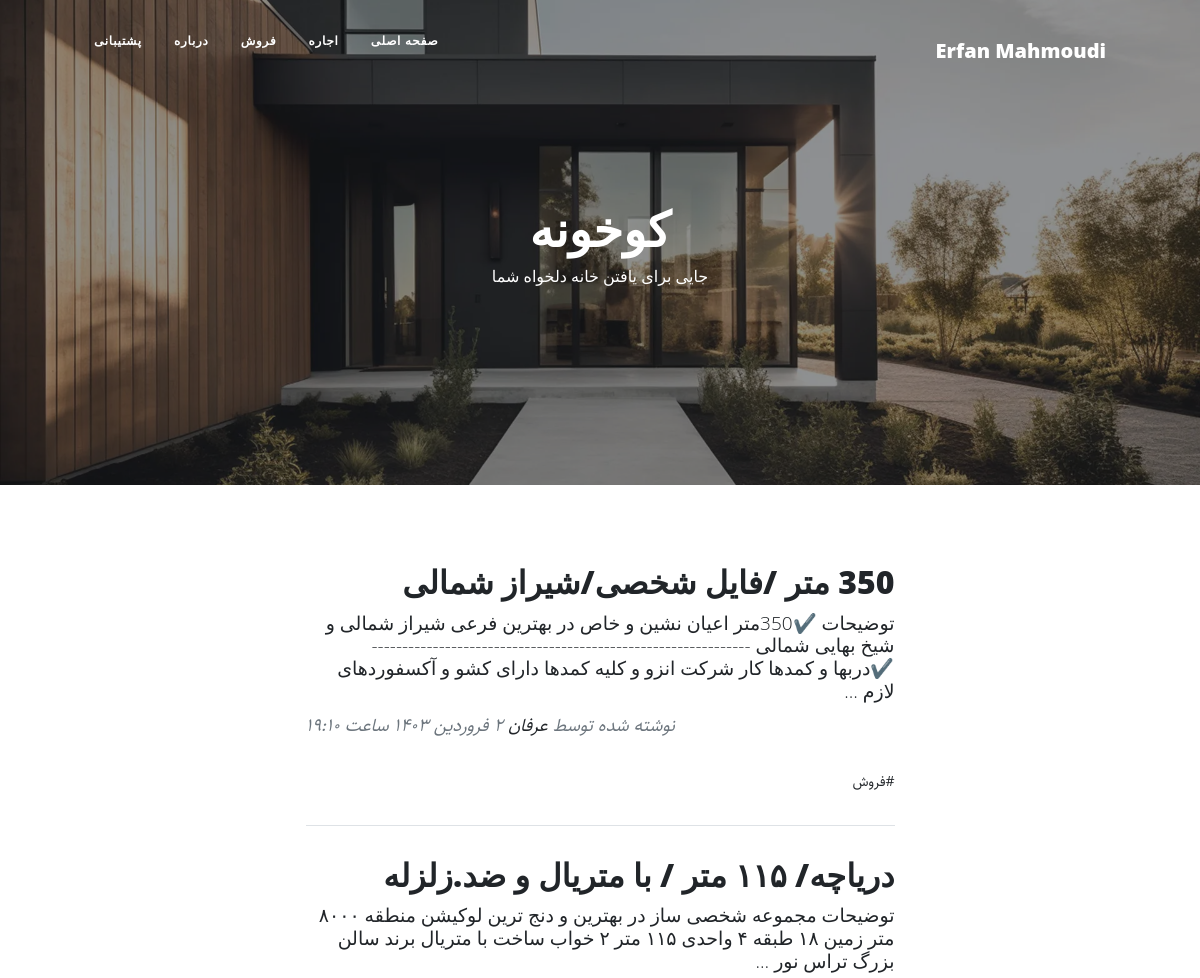
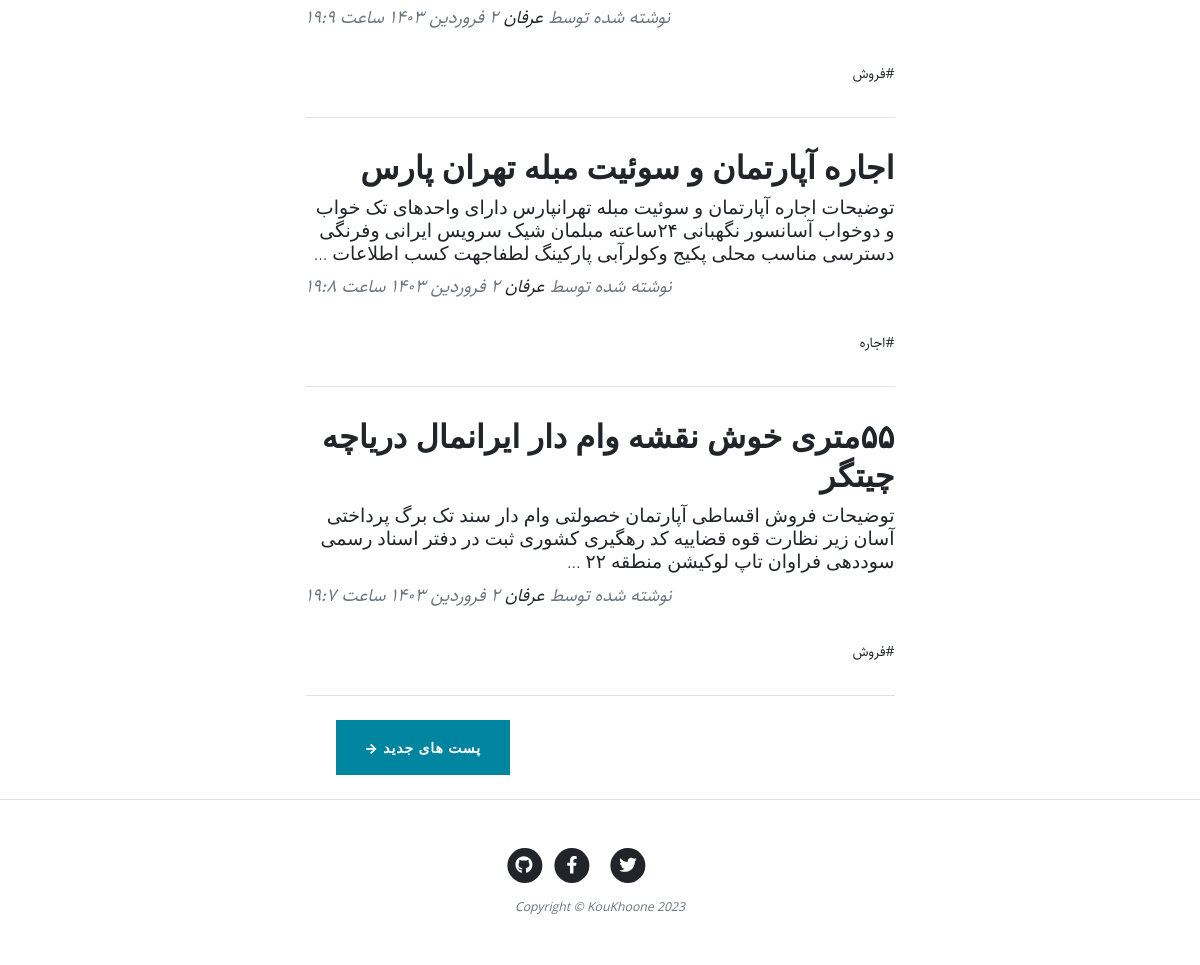
Page /page/3 on the committed database (2 pictures, top to bottom).
### blog/models.py (models this page shows, shortened)
class category(models.Model):
    parent = models.ForeignKey('self', default = None, null = True, blank = True, on_delete = models.SET_NULL, related_name = 'children', verbose_name = "زیردسته")
    title = models.CharField(max_length= 200, verbose_name = "عنوان دسته‌بندی")
    slug = models.SlugField (max_length = 100, unique=True, verbose_name = "آدرس دسته‌بندی")
    status = models.BooleanField(default = True, verbose_name = "آیا نمایش داده شود؟")
    position = models.IntegerField(verbose_name = "پوزیشن")
    class Meta(object):
        verbose_name = "دسته‌بندی"
        verbose_name_plural = "دسته‌بندی ها"
        ordering = ['parent__id','position']
    objects = CategoryManager()

class Article(models.Model):
    STATUS_CHOICES = (
    ('d', 'پیش نویس'),
    ('p', 'منتشر شده'),
    )
    title = models.CharField(max_length= 200, verbose_name = "عنوان مقاله")
    slug = models.SlugField (max_length = 100, unique=True, verbose_name = "آدرس مقاله")
    author = models.ForeignKey(User, on_delete = models.CASCADE)
    category = models.ManyToManyField(category, verbose_name = "دسته‌بندی", related_name = "articles")
    description = models.TextField (verbose_name = "محتوا")
    thumbnail = models.ImageField (upload_to="images", verbose_name = " تصویر")
    publish = models.DateTimeField (default = timezone.now, verbose_name = "زمان انتشار")
    created = models.DateTimeField (auto_now_add = True, verbose_name = "زمان ساخت")
    updated = models.DateTimeField (auto_now = True)
    status = models.CharField (max_length = 1, choices = STATUS_CHOICES, verbose_name = "وضعیت")
    class Meta(object):
        verbose_name = "مقاله"
        verbose_name_plural = "مقاله ها"
    def jpublish(self):
        return jalali_convertor(self.publish)
    jpublish.short_description = "زمان انتشار"
    def category_published(self):
        return self.category.filter(status = True)
    objects = ArticleManager()

### blog/views.py (the view)
class ArticleList(ListView):
    template_name = "blog/home.html"
    queryset = Article.objects.filter(status="p").order_by('-publish')
    paginate_by = 4

### blog/models.py (called while the page is built)
    def active (self):
        return self.filter(status = True)

### blog/templatetags/base_tags.py (called while the page is built)
@register.simple_tag
def name():
    return "Erfan Mahmoudi"

@register.inclusion_tag("blog/partials/category_navbar.html")
def category_navbar():
    return {
            "category" : category.objects.filter(status=True)
    }

### extentions/jalali.py (called while the page is built)
    def persian_tuple(self):
        return self.persian_year, self.persian_month, self.persian_day

### extentions/utils.py (called while the page is built)
def persian_numbers_convertor(mystr):
    numbers = {
    "0" : "۰",
    "1" : "۱",
    "2" : "۲",
    "3" : "۳",
    "4" : "۴",
    "5" : "۵",
    "6" : "۶",
    "7" : "۷",
    "8" : "۸",
    "9" : "۹",
    }
    for e,p in numbers.items():
        mystr = mystr.replace(e, p)
    return mystr

def jalali_convertor(time):
    time = timezone.localtime(time)
    jmonths = ["فروردین","اردیبهشت","خرداد","تیر","مرداد","شهریور","مهر","آبان","آذر","دی","بهمن","اسفند"]
    time_to_str = "{},{},{}".format(time.year, time.month, time.day)
    time_to_tuple = jalali.Gregorian(time_to_str).persian_tuple()
    time_to_list = list (time_to_tuple)
    for index, month in enumerate(jmonths):
        if time_to_list[1] == index + 1:
            time_to_list[1] = month
            break
    output = "{} {} {} ساعت {}:{}".format(
    time_to_list[2],
    time_to_list[1],
    time_to_list[0],
    time.hour,
    time.minute,
    )
    return persian_numbers_convertor(output)

### blog/templates/blog/home.html (shortened to what this page needs)
{%extends 'blog/base.html'%}
{% load static %}
{% block main %}
<header class="masthead" style="background-image: url('{% static "blog/assets/img/Jewkes-Design_Black-Modern-House.jpg" %}')">
    <div class="container position-relative px-4 px-lg-5">
        <div class="row gx-4 gx-lg-5 justify-content-center">
            <div class="col-md-10 col-lg-8 col-xl-7">
                <div class="site-heading">
                    <h1>کوخونه</h1>
                    <span class="subheading">جایی برای یافتن خانه دلخواه شما</span>
                </div>
            </div>
        </div>
    </div>
</header>
<div class="container px-4 px-lg-5">
    <div class="row gx-4 gx-lg-5 justify-content-center">
        <div class="col-md-10 col-lg-8 col-xl-7">
            {% for article in object_list %}
            <div class="post-preview">
                <a href="{% url 'blog:detail' article.slug %}">
                    <h2 class="post-title">{{article.title}}</h2>
                    <h3 class="post-subtitle">{{article.description|truncatewords:30}}</h3>
                </a>
                <p class="post-meta">
                    نوشته شده توسط
                    <a href="#!">عرفان</a>
                    {{article.jpublish}}
                    <div class="">
                      {% for cat in article.category_published.all %}
                      <a href="{% url 'blog:category' cat.slug %}">#{{cat.title}}</a>
                      {% endfor %}
                    </div>
                </p>
            </div>
            <hr class="my-4" />
            {% endfor %}
            {% if is_paginated %}
              <div class="pager_button d-flex justify-content-end mb-4">
                {% if page_obj.has_previous %}
                  <a class="btn btn-primary margin_left_for_button" href="{% url 'blog:home' page_obj.previous_page_number %}">پست های جدید &rarr;</a>
                {% endif %}
              </div>
            {% endif %}
        </div>
    </div>
</div>
{% endblock %}

### blog/templates/blog/partials/category_navbar.html (shortened to what this page needs)
<div class="collapse navbar-collapse nav" id="navbarResponsive">
    <ul class="navbar-nav ms-auto py-4 py-lg-0">
        <li class="nav-item">
          <a class="nav-link px-lg-3 py-3 py-lg-4" href="{% url 'blog:home' %}">صفحه اصلی</a>
        </li>
        {% for cat in category %}
          {% if cat.parent == None %}
            <li class="nav-item">
              <a class="nav-link px-lg-3 py-3 py-lg-4" href="{% url 'blog:category' cat.slug %}">{{cat.title}}</a>
            </li>
          {% endif %}
        {% endfor %}
        <li class="nav-item"><a class="nav-link px-lg-3 py-3 py-lg-4" href="{% url 'blog:about' %}">درباره</a></li>
        <li class="nav-item"><a class="nav-link px-lg-3 py-3 py-lg-4" href="{% url 'blog:contact' %}">پشتیبانی</a></li>
    </ul>
</div>

### blog/static/blog/css/rtl.css (style rules this page uses)
body { font-family: "Sahel"; direction: rtl; text-align: right; font-size: 14px; }
.navbar-nav { margin-left: initial !important; margin-right: auto; }
.post-meta { text-align: left; }
.pager_button { float: left !important; }
header.masthead .site-heading h1 { font-size: 3rem !important; }
header.masthead .page-heading .subheading, header.masthead .site-heading .subheading { font-size: 1rem !important; }
.post-title { font-size: 32px !important; }
.post-subtitle { font-size: 19px !important; }
.margin_left_for_button { margin-left: 30px !important; }
.nav ul { padding-right: : 0; }
.nav ul li { border-bottom: none; height: 86px; line-height: :86px; font-size: 14px; display: inline-block; float: left; margin: 0 auto; }
.nav ul li a { text-decoration: none; color: #000000; display: block; transition: .3s background-color; padding:0 24px; }
.nav a { bordor-bottom:none; }

### rows in the picture
category: title "اجاره"
category: title "فروش"
Article: title "350 متر /فایل شخصی/شیراز شمالی", description "توضیحات ✔️350متر اعیان نشین و خاص در بهترین فرعی شیراز شمالی و شیخ بهایی شمالی -------------------------------------------------------------- ✔️دربها و کمدها کار شرکت انزو و کلیه کمدها دارای کشو و آکسفوردهای لازم …", jpublish "۲ فروردین ۱۴۰۳ ساعت ۱۹:۱۰"
Article: title "دریاچه/ ۱۱۵ متر / با متریال و ضد.زلزله", description "توضیحات مجموعه شخصى ساز در بهترین و دنج ترین لوکیشن منطقه ۸۰۰۰ متر زمین ۱۸ طبقه ۴ واحدى ۱۱۵ متر ٢ خواب ساخت با متریال برند سالن بزرگ تراس نور …", jpublish "۲ فروردین ۱۴۰۳ ساعت ۱۹:۹"
Article: title "اجاره آپارتمان و سوئیت مبله تهران پارس", description "توضیحات اجاره آپارتمان و سوئیت مبله تهرانپارس دارای واحدهای تک خواب و دوخواب آسانسور نگهبانی ۲۴ساعته مبلمان شیک سرویس ایرانی وفرنگی دسترسی مناسب محلی پکیج وکولرآبی پارکینگ لطفاجهت کسب اطلاعات …", jpublish "۲ فروردین ۱۴۰۳ ساعت ۱۹:۸"
Article: title "۵۵متری خوش نقشه وام دار ایرانمال دریاچه چیتگر", description "توضیحات فروش اقساطی آپارتمان خصولتی وام دار سند تک برگ پرداختی آسان زیر نظارت قوه قضاییه کد رهگیری کشوری ثبت در دفتر اسناد رسمی سوددهی فراوان تاپ لوکیشن منطقه ۲۲ …", jpublish "۲ فروردین ۱۴۰۳ ساعت ۱۹:۷"
